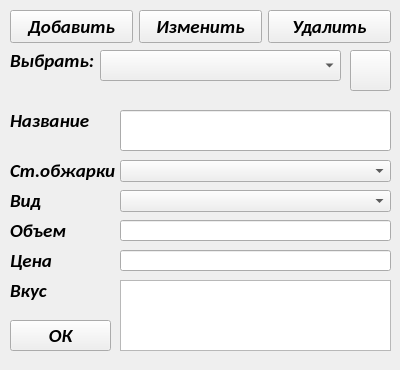
<?xml version="1.0" encoding="UTF-8"?>
<ui version="4.0">
 <class>Form</class>
 <widget class="QWidget" name="Form">
  <property name="geometry">
   <rect>
    <x>0</x>
    <y>0</y>
    <width>400</width>
    <height>370</height>
   </rect>
  </property>
  <property name="windowTitle">
   <string>Изменение данных</string>
  </property>
  <widget class="QLabel" name="label">
   <property name="geometry">
    <rect>
     <x>10</x>
     <y>50</y>
     <width>91</width>
     <height>21</height>
    </rect>
   </property>
   <property name="font">
    <font>
     <family>Calibri</family>
     <pointsize>14</pointsize>
     <weight>75</weight>
     <italic>true</italic>
     <bold>true</bold>
    </font>
   </property>
   <property name="text">
    <string>Выбрать:</string>
   </property>
  </widget>
  <widget class="QComboBox" name="cb_choose">
   <property name="geometry">
    <rect>
     <x>100</x>
     <y>50</y>
     <width>241</width>
     <height>31</height>
    </rect>
   </property>
   <property name="font">
    <font>
     <family>Calibri</family>
     <pointsize>12</pointsize>
    </font>
   </property>
  </widget>
  <widget class="QLabel" name="label_2">
   <property name="geometry">
    <rect>
     <x>10</x>
     <y>160</y>
     <width>111</width>
     <height>21</height>
    </rect>
   </property>
   <property name="font">
    <font>
     <family>Calibri</family>
     <pointsize>14</pointsize>
     <weight>75</weight>
     <italic>true</italic>
     <bold>true</bold>
    </font>
   </property>
   <property name="text">
    <string>Ст.обжарки</string>
   </property>
  </widget>
  <widget class="QLabel" name="label_3">
   <property name="geometry">
    <rect>
     <x>10</x>
     <y>190</y>
     <width>91</width>
     <height>21</height>
    </rect>
   </property>
   <property name="font">
    <font>
     <family>Calibri</family>
     <pointsize>14</pointsize>
     <weight>75</weight>
     <italic>true</italic>
     <bold>true</bold>
    </font>
   </property>
   <property name="text">
    <string>Вид</string>
   </property>
  </widget>
  <widget class="QLabel" name="label_4">
   <property name="geometry">
    <rect>
     <x>10</x>
     <y>220</y>
     <width>91</width>
     <height>21</height>
    </rect>
   </property>
   <property name="font">
    <font>
     <family>Calibri</family>
     <pointsize>14</pointsize>
     <weight>75</weight>
     <italic>true</italic>
     <bold>true</bold>
    </font>
   </property>
   <property name="text">
    <string>Объем</string>
   </property>
  </widget>
  <widget class="QLabel" name="label_5">
   <property name="geometry">
    <rect>
     <x>10</x>
     <y>250</y>
     <width>91</width>
     <height>21</height>
    </rect>
   </property>
   <property name="font">
    <font>
     <family>Calibri</family>
     <pointsize>14</pointsize>
     <weight>75</weight>
     <italic>true</italic>
     <bold>true</bold>
    </font>
   </property>
   <property name="text">
    <string>Цена</string>
   </property>
  </widget>
  <widget class="QLabel" name="label_6">
   <property name="geometry">
    <rect>
     <x>10</x>
     <y>280</y>
     <width>91</width>
     <height>21</height>
    </rect>
   </property>
   <property name="font">
    <font>
     <family>Calibri</family>
     <pointsize>14</pointsize>
     <weight>75</weight>
     <italic>true</italic>
     <bold>true</bold>
    </font>
   </property>
   <property name="text">
    <string>Вкус</string>
   </property>
  </widget>
  <widget class="QLineEdit" name="line_v">
   <property name="geometry">
    <rect>
     <x>120</x>
     <y>220</y>
     <width>271</width>
     <height>21</height>
    </rect>
   </property>
   <property name="font">
    <font>
     <family>Calibri</family>
     <pointsize>12</pointsize>
    </font>
   </property>
  </widget>
  <widget class="QLineEdit" name="line_price">
   <property name="geometry">
    <rect>
     <x>120</x>
     <y>250</y>
     <width>271</width>
     <height>21</height>
    </rect>
   </property>
   <property name="font">
    <font>
     <family>Calibri</family>
     <pointsize>12</pointsize>
    </font>
   </property>
  </widget>
  <widget class="QPushButton" name="ok_but">
   <property name="geometry">
    <rect>
     <x>10</x>
     <y>320</y>
     <width>101</width>
     <height>31</height>
    </rect>
   </property>
   <property name="font">
    <font>
     <family>Calibri</family>
     <pointsize>14</pointsize>
     <weight>75</weight>
     <italic>true</italic>
     <bold>true</bold>
    </font>
   </property>
   <property name="text">
    <string>ОК</string>
   </property>
  </widget>
  <widget class="QPushButton" name="mark_but">
   <property name="geometry">
    <rect>
     <x>350</x>
     <y>50</y>
     <width>41</width>
     <height>41</height>
    </rect>
   </property>
   <property name="text">
    <string/>
   </property>
   <property name="icon">
    <iconset>
     <normaloff>../data/mark.jpg</normaloff>../data/mark.jpg</iconset>
   </property>
   <property name="iconSize">
    <size>
     <width>41</width>
     <height>41</height>
    </size>
   </property>
  </widget>
  <widget class="QLabel" name="status_bar">
   <property name="geometry">
    <rect>
     <x>0</x>
     <y>350</y>
     <width>391</width>
     <height>16</height>
    </rect>
   </property>
   <property name="font">
    <font>
     <family>Calibri</family>
     <pointsize>11</pointsize>
    </font>
   </property>
   <property name="text">
    <string/>
   </property>
  </widget>
  <widget class="QComboBox" name="cb_status">
   <property name="geometry">
    <rect>
     <x>120</x>
     <y>190</y>
     <width>271</width>
     <height>22</height>
    </rect>
   </property>
   <property name="font">
    <font>
     <family>Calibri</family>
     <pointsize>12</pointsize>
    </font>
   </property>
  </widget>
  <widget class="QComboBox" name="cb_degree">
   <property name="geometry">
    <rect>
     <x>120</x>
     <y>160</y>
     <width>271</width>
     <height>22</height>
    </rect>
   </property>
   <property name="font">
    <font>
     <family>Calibri</family>
     <pointsize>12</pointsize>
    </font>
   </property>
  </widget>
  <widget class="QWidget" name="layoutWidget">
   <property name="geometry">
    <rect>
     <x>10</x>
     <y>10</y>
     <width>381</width>
     <height>33</height>
    </rect>
   </property>
   <layout class="QHBoxLayout" name="horizontalLayout">
    <item>
     <widget class="QPushButton" name="add_but">
      <property name="font">
       <font>
        <family>Calibri</family>
        <pointsize>14</pointsize>
        <weight>75</weight>
        <italic>true</italic>
        <bold>true</bold>
       </font>
      </property>
      <property name="text">
       <string>Добавить</string>
      </property>
      <attribute name="buttonGroup">
       <string notr="true">button_group</string>
      </attribute>
     </widget>
    </item>
    <item>
     <widget class="QPushButton" name="edit_but">
      <property name="font">
       <font>
        <family>Calibri</family>
        <pointsize>14</pointsize>
        <weight>75</weight>
        <italic>true</italic>
        <bold>true</bold>
       </font>
      </property>
      <property name="text">
       <string>Изменить</string>
      </property>
      <attribute name="buttonGroup">
       <string notr="true">button_group</string>
      </attribute>
     </widget>
    </item>
    <item>
     <widget class="QPushButton" name="del_but">
      <property name="font">
       <font>
        <family>Calibri</family>
        <pointsize>14</pointsize>
        <weight>75</weight>
        <italic>true</italic>
        <bold>true</bold>
       </font>
      </property>
      <property name="text">
       <string>Удалить</string>
      </property>
      <attribute name="buttonGroup">
       <string notr="true">button_group</string>
      </attribute>
     </widget>
    </item>
   </layout>
  </widget>
  <widget class="QLabel" name="label_7">
   <property name="geometry">
    <rect>
     <x>10</x>
     <y>110</y>
     <width>111</width>
     <height>21</height>
    </rect>
   </property>
   <property name="font">
    <font>
     <family>Calibri</family>
     <pointsize>14</pointsize>
     <weight>75</weight>
     <italic>true</italic>
     <bold>true</bold>
    </font>
   </property>
   <property name="text">
    <string>Название</string>
   </property>
  </widget>
  <widget class="QLineEdit" name="name_line">
   <property name="geometry">
    <rect>
     <x>120</x>
     <y>110</y>
     <width>271</width>
     <height>41</height>
    </rect>
   </property>
   <property name="font">
    <font>
     <family>Calibri</family>
     <pointsize>12</pointsize>
    </font>
   </property>
  </widget>
  <widget class="QTextEdit" name="line_taste">
   <property name="geometry">
    <rect>
     <x>120</x>
     <y>280</y>
     <width>271</width>
     <height>71</height>
    </rect>
   </property>
   <property name="font">
    <font>
     <family>Calibri</family>
     <pointsize>12</pointsize>
    </font>
   </property>
  </widget>
 </widget>
 <resources/>
 <connections/>
 <buttongroups>
  <buttongroup name="button_group"/>
 </buttongroups>
</ui>
